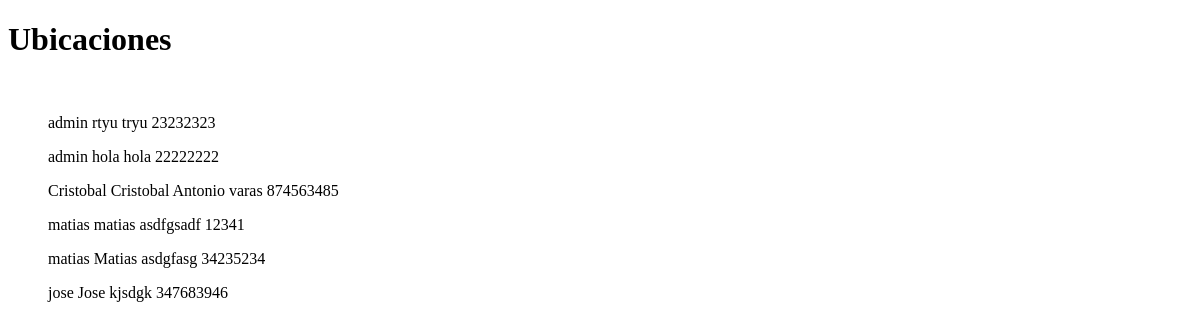
Before: /index2/ with the older database file.
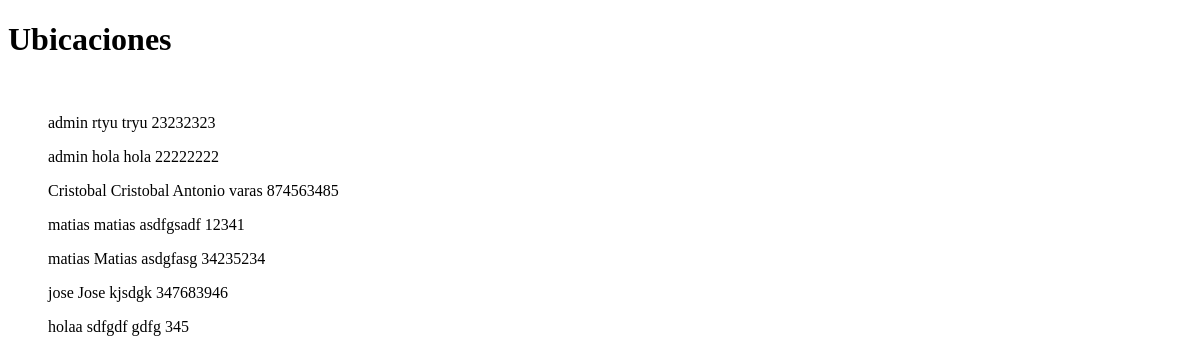
After: the same page with the newer database file.
### MasterBIKE/models.py (models this page shows, shortened)
class Customer(models.Model):
    user = models.ForeignKey(User, on_delete=models.CASCADE)
    nombre = models.CharField(max_length=200)
    direccion = models.CharField(max_length=200)
    comuna = models.CharField(max_length=70)
    telefono = models.IntegerField(default=0)
    zipcode = models.IntegerField()
    region = models.CharField(choices=ELEGIR_REGION, max_length=100)

### MasterBIKE/views.py (the view)
# urls.py: path("index2/", views.index2, name="index2"),
def index2(request):
    ubicacion = Customer.objects.all()
    context = {'ubicacion':ubicacion}
    return render(request, 'pages/index2.html', context)

### MasterBIKE/templates/pages/index2.html (shortened to what this page needs)
<!DOCTYPE html>
<html lang="en">
<head>
</head>
<body>
    <h1>Ubicaciones</h1>
    <br>
    {% for customer in ubicacion %}
        <ul>
            {{customer.user}} {{customer.nombre}} {{customer.direccion}} {{customer.telefono}}
        </ul>
    {% endfor %}
</body>
</html>

Changed rows visible on the page:
added Customer: user "holaa", nombre "sdfgdf", direccion "gdfg", telefono "345"
